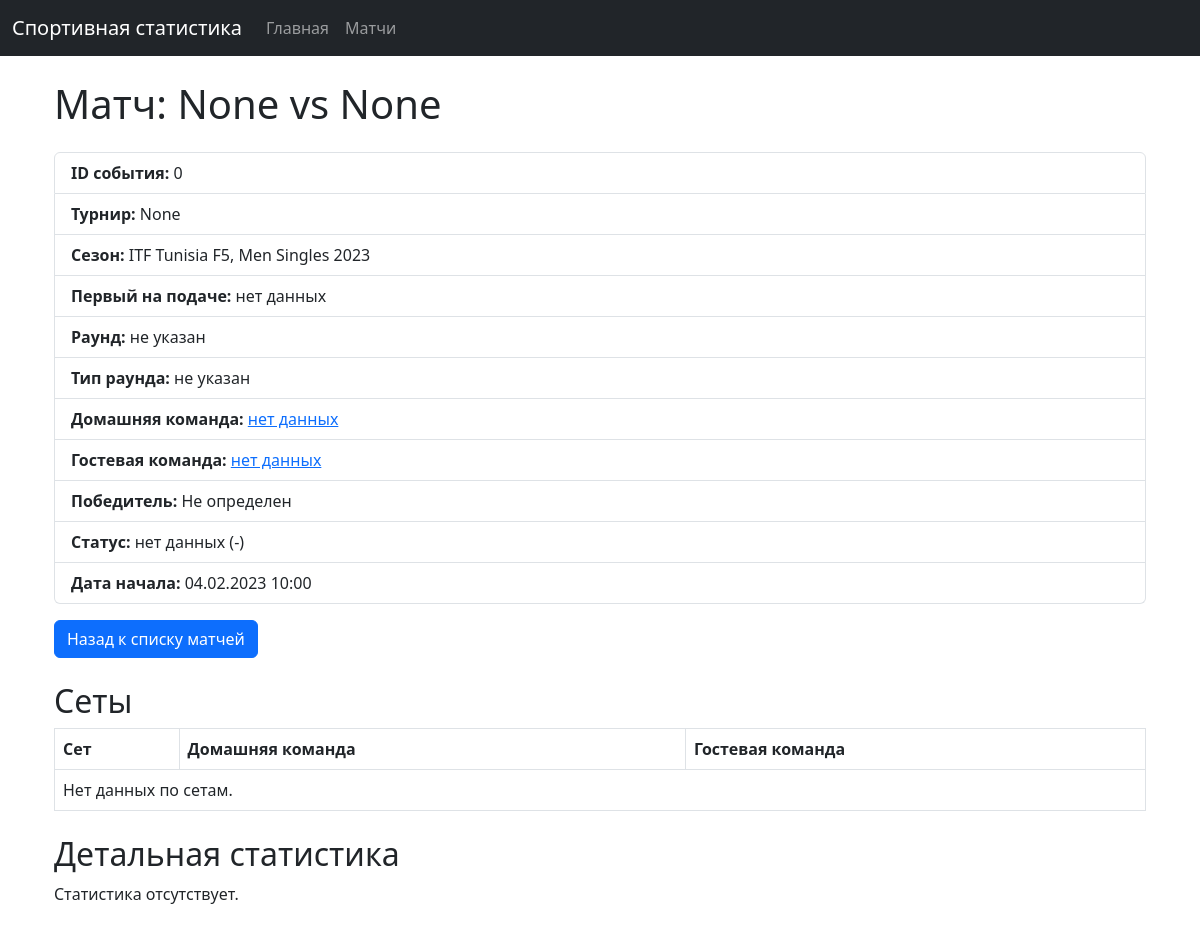
The app's page /matches/362/ with its own data.
### sportApp/models.py (models this page shows, shortened)
class Match(models.Model):
    event_id = models.IntegerField(unique=True, default=0)
    tournament = models.ForeignKey(Tournament, on_delete=models.PROTECT, null=True, blank=True)
    firstToServe = models.IntegerField(null=True, blank=True)
    roundName = models.CharField(max_length=255, null=True, blank=True)
    roundType = models.IntegerField(null=True, blank=True)
    season = models.ForeignKey(Season, on_delete=models.PROTECT, null=True, blank=True)
    home_team = models.ForeignKey(Team, on_delete=models.PROTECT, related_name='matches_home', null=True, blank=True)
    away_team = models.ForeignKey(Team, on_delete=models.PROTECT, related_name='matches_away', null=True, blank=True)
    winner_code = models.PositiveSmallIntegerField(null=True, blank=True)  # 1 (home), 2 (away)
    status_code = models.PositiveSmallIntegerField(null=True, blank=True)  # API status code (100 = ended)
    status_description = models.CharField(max_length=255, null=True, blank=True)
    start_timestamp = models.DateTimeField(null=True, blank=True)  # Можно преобразовать из unix timestamp

class Season(models.Model):
    name = models.CharField(max_length=255)  # "Davis Cup 2023"
    year = models.CharField(max_length=10, null=True, blank=True)
    api_id = models.IntegerField(unique=True, null=True, blank=True)
    def __str__(self):
        return self.name

### sportApp/views_scripts/models_views.py (the view, shortened to what this page needs)
# urls.py: path('matches/<int:match_id>/', match_detail, name='match_detail'),
def match_detail(request, match_id):
    match = get_object_or_404(Match, id=match_id)
    stats_qs = match.statistics.all()
    grouped = {}
    statistics_data = []
    return render(request, 'pages/match_detail.html', {
        'match': match,
        'statistics_data': statistics_data
    })

### templates/pages/match_detail.html
{% extends 'widgets/base.html' %}
{% load static %}
{% block content %}
<div class="container my-4">
    <h1 class="mb-4">Матч: {{ match.home_team }} vs {{ match.away_team }}</h1>
    <ul class="list-group mb-3">
        <li class="list-group-item"><strong>ID события:</strong> {{ match.event_id }}</li>
        <li class="list-group-item"><strong>Турнир:</strong> {{ match.tournament }}</li>
        <li class="list-group-item"><strong>Сезон:</strong> {{ match.season }}</li>
        <li class="list-group-item"><strong>Первый на подаче:</strong> {{ match.firstToServe|default:"нет данных" }}</li>
        <li class="list-group-item"><strong>Раунд:</strong> {{ match.roundName|default:"не указан" }}</li>
        <li class="list-group-item"><strong>Тип раунда:</strong> {{ match.roundType|default:"не указан" }}</li>
        <li class="list-group-item"><strong> Домашняя команда:</strong> <a href="{% url 'team_detail' match.home_team.id %}"> {{ match.home_team|default:"нет данных" }}</a></li>
        <li class="list-group-item"><strong> Гостевая команда:</strong> <a href="{% url 'team_detail' match.away_team.id %}"> {{ match.away_team|default:"нет данных" }}</a></li>
        <li class="list-group-item">
            <strong>Победитель:</strong>
            {% if match.winner_code == 1 %}
                {{ match.home_team }}
            {% elif match.winner_code == 2 %}
                {{ match.away_team }}
            {% else %}
                Не определен
            {% endif %}
        </li>
        <li class="list-group-item">
            <strong>Статус:</strong> {{ match.status_description|default:"нет данных" }} ({{ match.status_code|default:"-" }})
        </li>
        <li class="list-group-item">
            <strong>Дата начала:</strong> {{ match.start_timestamp|date:"d.m.Y H:i" }}
        </li>
    </ul>
    <a href="{% url 'match_list' %}" class="btn btn-primary mb-4">Назад к списку матчей</a>
    <h2>Сеты</h2>
    <table class="table table-bordered mb-4">
        <thead>
            <tr>
                <th>Сет</th>
                <th>Домашняя команда</th>
                <th>Гостевая команда</th>
            </tr>
        </thead>
        <tbody>
            {% for set in match.sets.all %}
                <tr>
                    <td>{{ set.set_number }}</td>
                    <td>{{ set.home_score }}</td>
                    <td>{{ set.away_score }}</td>
                </tr>
            {% empty %}
                <tr>
                    <td colspan="3">Нет данных по сетам.</td>
                </tr>
            {% endfor %}
        </tbody>
    </table>
    <h2>Детальная статистика</h2>
    {% if statistics_data %}
        {% for period in statistics_data %}
            <h3>Период: {{ period.period }}</h3>
            {% for group in period.groups %}
                <h4>{{ group.groupName }}</h4>
                <table class="table table-sm table-bordered mb-3">
                    <thead>
                        <tr>
                            <th>Статистика</th>
                            <th>Домашняя команда</th>
                            <th>Гостевая команда</th>
                        </tr>
                    </thead>
                    <tbody>
                        {% for stat in group.statisticsItems %}
                            <tr>
                                <td>{{ stat.name }}</td>
                                <td>
                                    {% if stat.home_total %}
                                        {{ stat.home_value }} / {{ stat.home_total }} ({{ stat.home_percent }})
                                    {% else %}
                                        {{ stat.home_value }}
                                    {% endif %}
                                </td>
                                <td>
                                    {% if stat.away_total %}
                                        {{ stat.away_value }} / {{ stat.away_total }} ({{ stat.away_percent }})
                                    {% else %}
                                        {{ stat.away_value }}
                                    {% endif %}
                                </td>
                            </tr>
                        {% endfor %}
                    </tbody>
                </table>
            {% endfor %}
        {% endfor %}
    {% else %}
        <p>Статистика отсутствует.</p>
    {% endif %}
</div>
{% endblock %}

### templates/widgets/base.html (shortened to what this page needs)
<!DOCTYPE html>
<html lang="ru">
<head>
    <link href="https://cdn.jsdelivr.net/npm/bootstrap@5.3.0/dist/css/bootstrap.min.css" rel="stylesheet">
</head>
<body>
    <nav class="navbar navbar-expand-lg navbar-dark bg-dark">
        <div class="container-fluid">
            <a class="navbar-brand" href="/">Спортивная статистика</a>
            <div class="collapse navbar-collapse" id="navbarNav">
                <ul class="navbar-nav">
                    <li class="nav-item">
                        <a class="nav-link" href="/">Главная</a>
                    </li>
                    <li class="nav-item">
                        <a class="nav-link" href="{% url 'match_list' %}">Матчи</a>
                    </li>
                </ul>
            </div>
        </div>
    </nav>
    <main class="container my-4">
        {% block content %}
        {% endblock %}
    </main>
</body>
</html>

### records on screen
Match: home_team "None", away_team "None", event_id "0", tournament "None", season "ITF Tunisia F5, Men Singles 2023", firstToServe "нет данных", roundName "не указан", roundType "не указан", home_team "нет данных", away_team "нет данных", status_description "нет данных", status_code "-", start_timestamp "04.02.2023 10:00"
